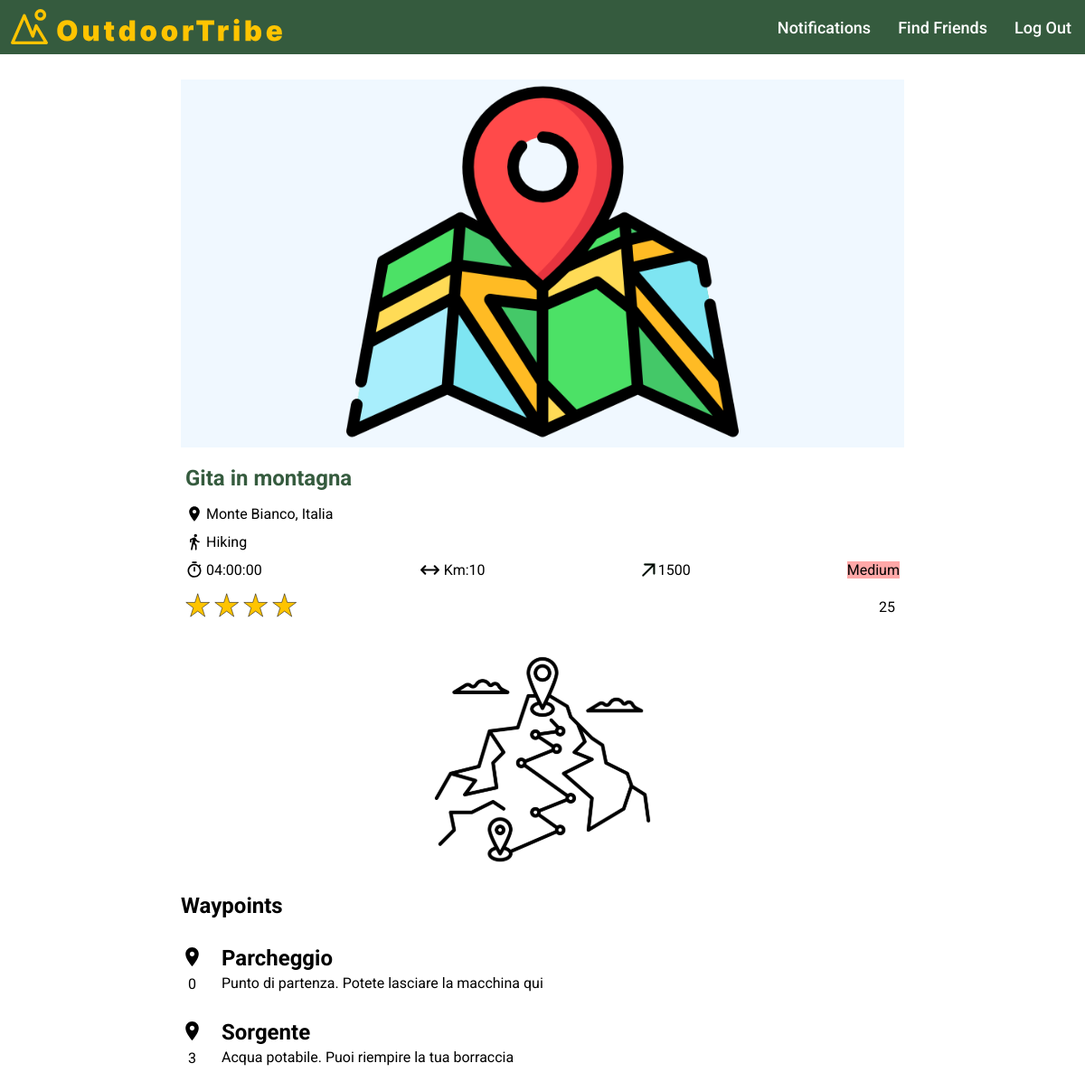
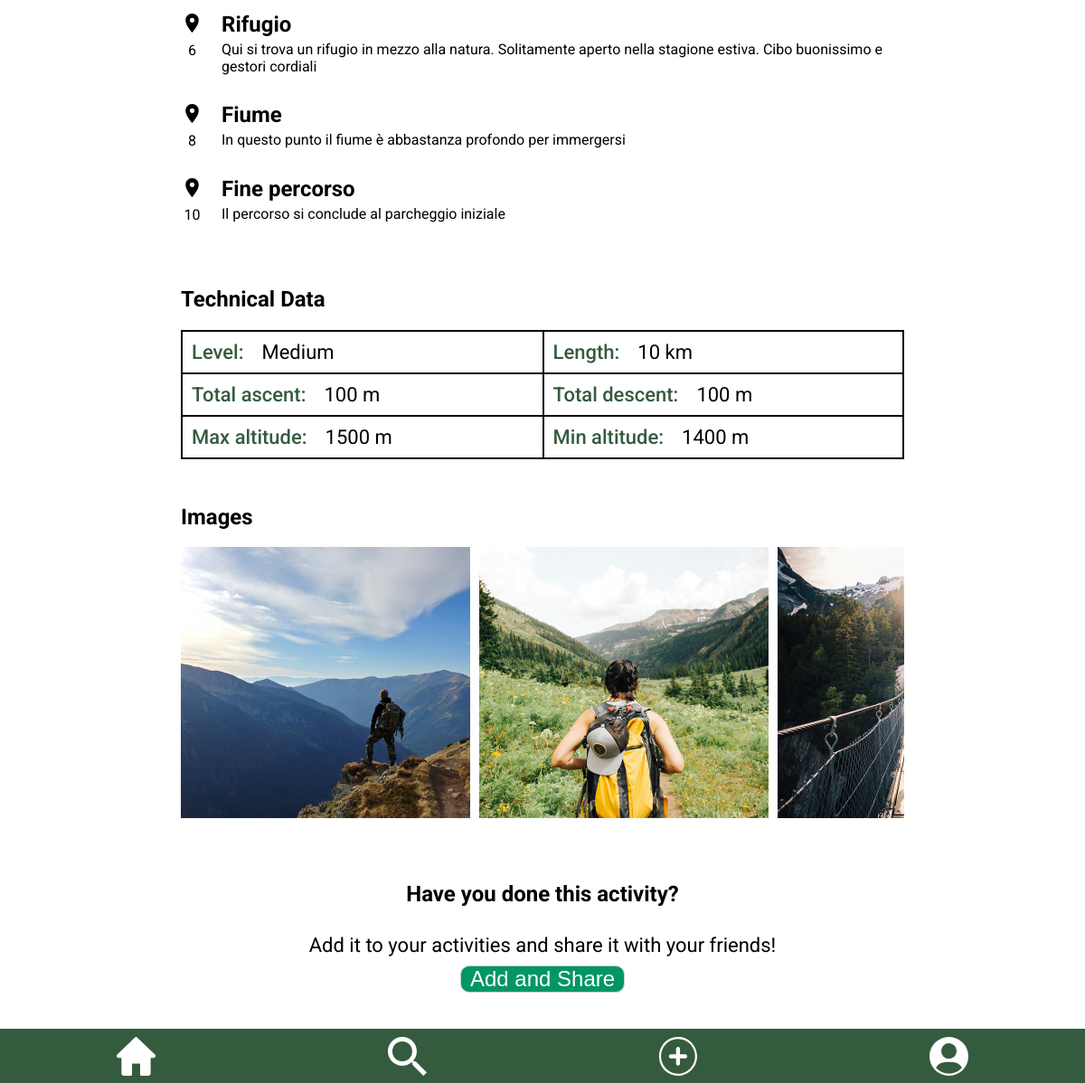
Page /public/post_details.php?id=11 on the committed database (2 pictures, top to bottom).
### tables this page shows
CREATE TABLE `post` (
  `id` int(11) NOT NULL,
  `user_id` int(11) NOT NULL,
  `title` varchar(255) NOT NULL,
  `location` varchar(100) NOT NULL,
  `activity` varchar(100) NOT NULL,
  `duration` time NOT NULL,
  `length` float NOT NULL,
  `max_altitude` float NOT NULL,
  `min_altitude` float NOT NULL,
  `max_ascent` float NOT NULL,
  `min_descent` float NOT NULL,
  `difficulty` varchar(6) NOT NULL,
  `rating` int(11) NOT NULL,
  `likes` int(11) DEFAULT NULL,
  `created_at` timestamp NOT NULL DEFAULT current_timestamp()
);

CREATE TABLE `waypoints` (
  `id` int(11) NOT NULL,
  `post_id` int(11) NOT NULL,
  `km` int(11) NOT NULL,
  `title` varchar(255) NOT NULL,
  `description` text DEFAULT NULL
);

CREATE TABLE `photo` (
  `id` int(11) NOT NULL,
  `post_id` int(11) DEFAULT NULL,
  `user_id` int(11) DEFAULT NULL,
  `name` text NOT NULL
);

### public/post_details.php (the view, shortened to what this page needs)
<?php
include("./../server/connection.php");
?>
<!DOCTYPE html>
<html lang="en">
<head>
  <link rel="stylesheet" href="./../templates/header/header.css">
  <link rel="stylesheet" href="./../templates/footer/footer.css">
  <link rel="stylesheet" href="./../templates/components/components.css">
  <link rel="stylesheet" href="./../templates/post/post.css">
  <link rel="stylesheet" href="./styles/post_details.css">
</head>
<body>
  <main>
    <?php
    if (isset($_GET['id'])) {
      $post_id = $_GET['id'];
      $post_query = "SELECT * FROM post WHERE id = $post_id";
      $result = $conn->query($post_query);
      if ($result->num_rows > 0) {
        $post = $result->fetch_assoc();
        $title = $post['title'];
        $location = $post['location'];
        $activity = $post['activity'];
        $duration = $post['duration'];
        $length = $post['length'];
        $altitude = $post['max_altitude'];
        $difficulty = $post['difficulty'];
        $rating = $post['rating'];
        $likes = $post['likes'];
        $is_post_details = true;
        include("./../templates/post/post.php");
      } else {
        echo "Post non trovato.";
      }
    ?>
      <?php
      $waypoints_query = "SELECT * FROM waypoints WHERE post_id = $post_id";
      $waypoints_result = $conn->query($waypoints_query);
      ?>
      <div class="waypoints-container">
        <img src="./../assets/icons/waypoints.svg" alt="route-icon">
        <h2>Waypoints</h2>
        <?php
        if ($waypoints_result->num_rows > 0) {
          while ($waypoint = $waypoints_result->fetch_assoc()) {
        ?>
            <div class="waypoints">
              <div class="waipoints-1">
                <div class="icon"><img src="./../assets/icons/location.svg" alt=""></div>
                <div class="number"><?php echo $waypoint['km']; ?></div>
              </div>
              <div class="waypoints-2">
                <h2><?php echo $waypoint['title']; ?></h2>
                <div class="description"><?php echo $waypoint['description']; ?></div>
              </div>
            </div>
        <?php
          }
        } else {
          echo "Nessun waypoint trovato per questo post.";
        }
        ?>
      </div>
      <?php
      $data_query = "SELECT * FROM post WHERE id = $post_id";
      $data_result = $conn->query($data_query);
      ?>
      <div class="technical-data">
        <h2>Technical Data</h2>
        <?php
        if ($data_result->num_rows > 0) {
          $data = $data_result->fetch_assoc();
        ?>
          <div class="grid-data">
            <div class="level">
              <p class="paragraph-450">Level:</p>
              <p class="paragraph-400"><?php echo $data['difficulty']; ?></p>
            </div>
            <div class="length">
              <p class="paragraph-450">Length:</p>
              <p class="paragraph-400"><?php echo $data['length'] . " km"; ?></p>
            </div>
            <div class="ascent">
              <p class="paragraph-450">Total ascent:</p>
              <p class="paragraph-400"><?php echo $data['max_ascent'] . " m"; ?></p>
            </div>
            <div class="descent">
              <p class="paragraph-450">Total descent:</p>
              <p class="paragraph-400"><?php echo $data['min_descent'] . " m"; ?></p>
            </div>
            <div class="max-altitude">
              <p class="paragraph-450">Max altitude:</p>
              <p class="paragraph-400"><?php echo $data['max_altitude'] . " m"; ?></p>
            </div>
            <div class="min-altitude">
              <p class="paragraph-450">Min altitude:</p>
              <p class="paragraph-400"><?php echo $data['min_altitude'] . " m"; ?></p>
            </div>
          </div>
        <?php
        } else {
          echo "<p>Nessun dato tecnico disponibile per questo post.</p>";
        }
        ?>
      </div>
      <?php
      $images_query = "SELECT * FROM photo WHERE post_id = $post_id";
      $images_result = $conn->query($images_query);
      $images_shown = 5;
      ?>
      <div class="images">
        <h2>Images</h2>
        <div class="image-scroll-container">
          <div class="image-container">
            <?php
            if ($images_result->num_rows > 0) {
              $i = 0;
              while ($i < $images_shown && $image = $images_result->fetch_assoc()) {
            ?>
                <img class="immagine-cliccabile" src="./../uploads/photos/post/<?php echo $image['name']; ?>" alt="Post Image">
              <?php
                $i++;
              }
              ?>
            <?php
            } else {
              echo "Nessuna foto ancora caricata per questa avventura.";
            }
            ?>
          </div>
        </div>
      </div>
      <div class="share">
        <h2>Have you done this activity?</h2>
        <p class="paragraph-400">Add it to your activities and share it with your friends!</p>
        <input class="full-btn" type="button" value="Add and Share">
      </div>
    <?php
    } else {
      echo "ID del post non specificato.";
    }
    ?>
  </main>
</body>
</html>

### templates/post/post.php (shortened to what this page needs)
<div class="post-container">
  <div class="photo-container">
    <div class="map">
      <img src="./../assets/icons/map.svg" alt="post-picture">
    </div>
  </div>
  <div class="info-container">
    <div class="title">
      <?php if (!$is_post_details) : ?>
        <h2><a href="post_details.php?id=<?php echo $post_id; ?>"><?php echo $title; ?></a></h2>
      <?php else : ?>
        <h2><?php echo $title; ?></h2>
      <?php endif; ?>
    </div>
    <div class="location">
      <img src="./../assets/icons/location.svg" alt="location-icon">
      <p><?php echo $location; ?></p>
    </div>
    <div class="activity">
      <img src="./../assets/icons/activity.svg" alt="activity-icon">
      <p><?php echo $activity; ?></p>
    </div>
    <div class="details-container">
      <div class="duration">
        <img src="./../assets/icons/time.svg" alt="duration-activity-icon">
        <p><?php echo $duration; ?></p>
      </div>
      <div class="length">
        <img src="./../assets/icons/length.svg" alt="length-activity-icon">
        <p>Km:<?php echo $length; ?></p>
      </div>
      <div class="altitude">
        <img src="./../assets/icons/altitude.svg" alt="altitude-activity-icon">
        <p><?php echo $altitude; ?></p>
      </div>
      <div class="difficulty-<?php echo strtolower($difficulty); ?>">
        <p><?php echo $difficulty; ?></p>
      </div>
    </div>
    <div class="rating-likes">
      <div class="rating">
        <?php for ($i = 0; $i < $rating; $i++) { ?>
          <img src="./../assets/icons/star.svg" alt="rating-icon">
        <?php } ?>
      </div>
      <div class="likes">
        <p id="likes-<?php echo $post_id; ?>" data-post-id="<?php echo $post_id; ?>" class="likes-count"><?php echo $likes; ?></p>
      </div>
    </div>
  </div>
</div>

### templates/header/header.css (style rules this page uses)
header { font-family: "Roboto", sans-serif; height: 60px; display: flex; flex-direction: row; background-color: #355B3E; align-items:center; max-width: 2000px; margin: auto; position: fixed; top: 0; left: 0; right: 0; }
.left-section { flex: 1; display: flex; }
.right-section { display: flex; align-items: center; }
.logo { margin-left: 10px; height: 45px; }
.menu { position: absolute; top: 65px; right: 0px; width: 130px; background-color: #355B3E; color: #ffffff; padding: 20px; align-items: center; }
.menu a { color: #ffffff; font-weight: 500; font-size: 18px; text-decoration: none; padding: 0 15px; }
@media screen and (min-width: 769px) { .menu { position: static; width: auto; background-color: transparent; color: inherit; padding: 0; display: flex; flex-direction: row; } }

### templates/footer/footer.css (style rules this page uses)
.footer-nav { height: 60px; display: flex; flex-direction: row; background-color: #355B3E; align-items:center; max-width: 2000px; margin: auto; justify-content:space-around; position: fixed; bottom: 0; left: 0; right: 0; }
.footer-nav img { height: 43px; margin-top: 5px; }

### templates/components/components.css (style rules this page uses)
body { font-family: "Roboto", sans-serif; }
.full-btn, .border-btn { border-radius: 10px; border: 1px solid #ccc; font-size: 24px; }
.full-btn { color: white; background-color: #029664; }
.paragraph-400, .paragraph-450 { color: #355B3E; font-weight: 400; font-size: 22px; max-width: 100%; height: auto; }
.paragraph-450 { font-weight: 450; }

### templates/post/post.css (style rules this page uses)
.post-container { display: flex; flex-direction: column; justify-content: center; margin-top: 50px; margin-bottom: 30px; border: 2px solid black; min-width: 400px; }
.photo-container { display: flex; justify-content: center; }
.map img { max-height: 200px; }
.title h2 { color: #355B3E; }
.location, .activity, .duration, .length, .altitude, .details-container, .rating-likes, .likes { display: flex; }
.likes { align-items: center; cursor: pointer; }
.likes p { margin: 0 5px; }
.location, .activity, .details-container { margin-top: -20px; }
.rating-likes img { min-height: 28px; }
.details-container, .rating-likes { justify-content: space-between; }
.location img, .activity img, .duration img { min-height: 20px; margin-right: 3px; }
.length img { min-width: 25px; margin-right: 3px; }
.altitude img { min-width: 15px; margin-right: 3px; }
.info-container { margin: 0 5px; }
.difficulty-medium p { background-color: #FFA8A8; }
@media screen and (min-width: 900px) { .post-container { min-width: 600px; } }

### public/styles/post_details.css (style rules this page uses)
body { display: flex; justify-content: center; font-family: "Roboto", sans-serif; margin-bottom: 100px; }
main { margin-top: 30px; }
.post-container { border: none; }
.photo-container .map img { min-width: 400px; max-height: none; }
.photo-container { background-color: aliceblue; }
.waypoints-container { display: flex; flex-direction: column; max-width: 800px; }
.waypoints-container > img { width: 250px; margin: auto; }
.waypoints-container > h2 { margin-bottom: 0; }
.waypoints { display: flex; column-gap: 20px; margin-top: 30px; }
.icon { display: flex; }
.waypoints-2, .waipoints-1 { display: flex; flex-direction: column; row-gap: 4px; }
.waipoints-1 { row-gap: 8px; }
.waypoints img { height: 25px; margin-top: auto; margin-bottom: auto; }
.waypoints h2 { margin: 0; }
.number { display: flex; justify-content: center; }
.technical-data { display: flex; flex-direction: column; }
.grid-data { display: grid; grid-template-columns: auto auto; border: 1px solid #000; }
.level, .technical-data .length, .ascent, .descent, .max-altitude, .min-altitude { display: flex; border: 1px solid #000; }
.paragraph-400, .paragraph-450 { margin: 10px; }
.paragraph-400 { color: #000; }
.images { max-width: 800px; }
.image-scroll-container { overflow-x: auto; display: flex; flex-direction: column; }
.image-container { display: flex; gap: 10px; height: 300px; }
.image-container img { max-width: 40%; object-fit: cover; }
.technical-data, .images, .share { margin-top: 50px; }
.share { display: flex; flex-direction: column; align-items: center; justify-content: center; }
.full-btn { padding: 0 10px; }

### rows in the picture
post: title "Gita in montagna", location "Monte Bianco, Italia", activity "Hiking", duration "04:00:00", length "10", max_altitude "1500", difficulty "Medium", rating 4 (drawn), likes "25", max_ascent "100", min_descent "100", min_altitude "1400"
waypoints: km "0", title "Parcheggio", description "Punto di partenza. Potete lasciare la macchina qui"
waypoints: km "3", title "Sorgente", description "Acqua potabile. Puoi riempire la tua borraccia"
waypoints: km "6", title "Rifugio", description "Qui si trova un rifugio in mezzo alla natura. Solitamente aperto nella stagione estiva. Cibo buonissimo e gestori cordiali"
waypoints: km "8", title "Fiume", description "In questo punto il fiume è abbastanza profondo per immergersi"
waypoints: km "10", title "Fine percorso", description "Il percorso si conclude al parcheggio iniziale"
photo: name (picture)
photo: name (picture)
photo: name (picture)
